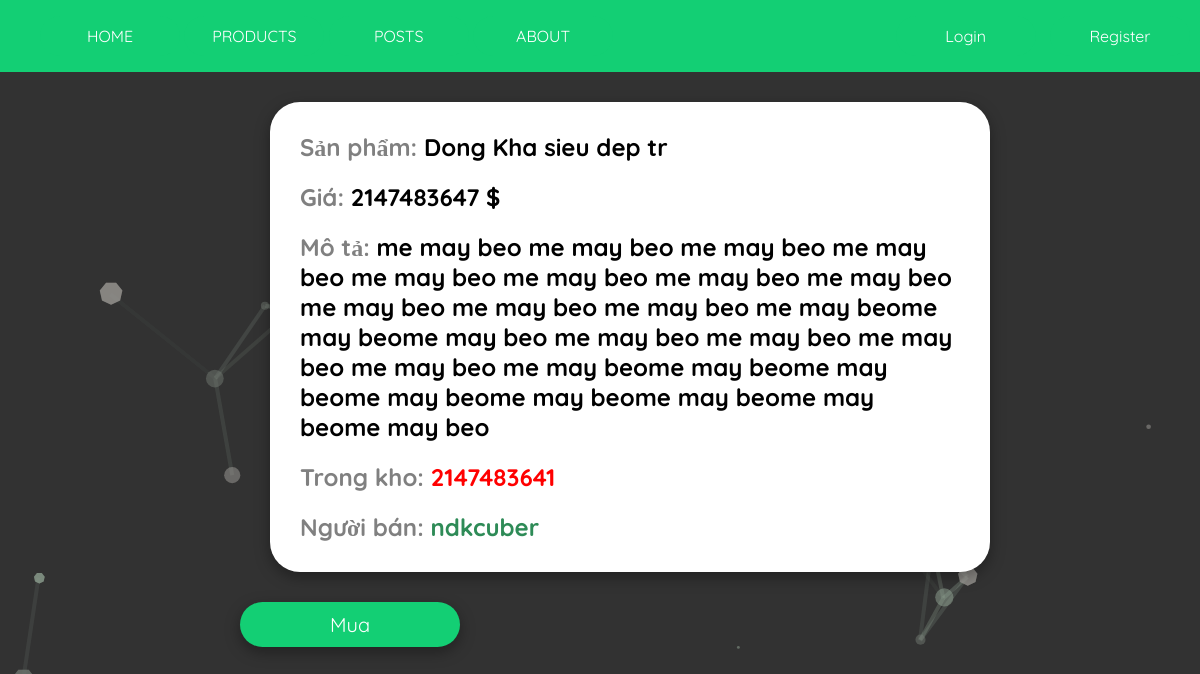
Screenshot of /view.php?id=2 with the database file from the repository.
### tables this page shows
CREATE TABLE `products` (
  `product_name` text NOT NULL DEFAULT 'unknown',
  `product_price` int(255) NOT NULL DEFAULT 0,
  `product_stock` int(255) NOT NULL DEFAULT 0,
  `product_des_short` text NOT NULL DEFAULT 'unknown',
  `product_des_long` text NOT NULL DEFAULT 'unknown',
  `product_author` text NOT NULL DEFAULT 'unknown',
  `product_id` varchar(999) NOT NULL DEFAULT current_timestamp()
);

### view.php (the view, shortened to what this page needs)
<!DOCTYPE html>
<html>
<head>
	<link rel="stylesheet" type="text/css" href="style.css">
</head>
<body>
	<?php
 		include "navbar.php";
		include "database.php";
		if (!isset($_GET['id'])) {
			header("Location: index.php");
			die();
		} else{
			$sql = "SELECT * FROM products WHERE `product_id`='".$_GET['id']."'";
			$result = mysqli_query($conn,$sql);
			$row = $result->fetch_assoc();
			$product_id = $_GET['id'];
			$product_name = $row['product_name'];
			$product_price = $row['product_price'];
			$product_des_long = $row['product_des_long'];
			$product_stock = $row['product_stock'];
			$product_author = $row['product_author'];
			}
	 ?>
	<div class="container" style="max-width: 720px;">
		<div class="roundcard">
			<div style="margin: 30px; text-align: left;">
				<h2 style="color:grey;">Sản phẩm: <span style="color:black;"><?php echo $product_name ?></span></h2>
				<h2 style="color:grey;">Giá: <span style="color:black;"><?php echo $product_price ?> $</span></h2>
				<h2 style="color:grey;">Mô tả: <span style="color:black;"><?php echo $product_des_long ?></span></h2>
				<h2 style="color:grey;">Trong kho: <span style="color:red;"><?php echo $product_stock ?></span></h2>
				<h2 style="color:grey;">Người bán: <span style="color:seagreen;"><?php echo $product_author ?></span></h2>
			</div>
		</div>
		<a href="buy.php?id=<?php echo $product_id ?>" class="defaultbtn">Mua</a>
	</div>
</body>
</html>

### style.css (style rules this page uses)
html { scroll-behavior: smooth; }
body { font-family: 'Quicksand'; margin: 0; max-width: 100%; scroll-behavior: smooth; background: #323232; color: grey; }
.container { width: 100%; padding-right: 15px; padding-left: 15px; margin-right: auto; margin-left: auto; max-width: 1400px; }
.roundcard { background: white; margin: 30px; min-width: 100%; min-height: 400px; display: inline-block; text-align: center; border-radius: 30px; box-shadow: rgba(0, 0, 0, 0.35) 0px 5px 15px; }
.defaultbtn { display: inline-block; min-width: 200px; padding: 10px; outline: none; box-shadow: rgba(0, 0, 0, 0.35) 0px 5px 15px; background: #13CF74; text-align: center; text-decoration: none; color: white; border-radius: 40px; font-size: 20px; transition: .2s ease; }

### rows the page displays
products: product_name "Dong Kha sieu dep tr", product_price "2147483647", product_des_long "me may beo me may beo me may beo me may beo me may beo me may beo me may beo me may beo me may beo me may beo me may beo me may beome may beome may beo me may beo me may beo me may beo me may beo me may beome may beome may beome may beome may beome may beome may beome may beo", product_stock "2147483641", product_author "ndkcuber"
